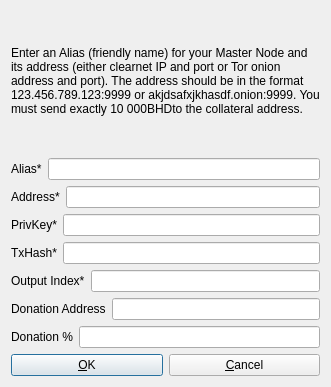
<?xml version="1.0" encoding="UTF-8"?>
<ui version="4.0">
 <class>AddEditAdrenalineNode</class>
 <widget class="QDialog" name="AddEditAdrenalineNode">
  <property name="geometry">
   <rect>
    <x>0</x>
    <y>0</y>
    <width>331</width>
    <height>387</height>
   </rect>
  </property>
  <property name="windowTitle">
   <string>Add/Edit Bithold Node</string>
  </property>
  <property name="modal">
   <bool>true</bool>
  </property>
  <layout class="QVBoxLayout" name="verticalLayout">
   <item>
    <widget class="QLabel" name="label_9">
     <property name="sizePolicy">
      <sizepolicy hsizetype="Preferred" vsizetype="Expanding">
       <horstretch>0</horstretch>
       <verstretch>0</verstretch>
      </sizepolicy>
     </property>
     <property name="text">
      <string>&lt;html&gt;&lt;head/&gt;&lt;body&gt;&lt;p&gt;Enter an Alias (friendly name) for your Master Node and its address (either clearnet IP and port or Tor onion address and port). The address should be in the format 123.456.789.123:9999 or akjdsafxjkhasdf.onion:9999. You must send exactly 10 000BHDto the collateral address.&lt;/p&gt;&lt;/body&gt;&lt;/html&gt;</string>
     </property>
     <property name="wordWrap">
      <bool>true</bool>
     </property>
    </widget>
   </item>
   <item>
    <layout class="QHBoxLayout" name="horizontalLayout_4">
     <property name="bottomMargin">
      <number>0</number>
     </property>
     <item>
      <widget class="QLabel" name="label_4">
       <property name="text">
        <string>Alias*</string>
       </property>
      </widget>
     </item>
     <item>
      <widget class="QLineEdit" name="aliasLineEdit"/>
     </item>
    </layout>
   </item>
   <item>
    <layout class="QHBoxLayout" name="horizontalLayout_5">
     <property name="bottomMargin">
      <number>0</number>
     </property>
     <item>
      <widget class="QLabel" name="label_6">
       <property name="text">
        <string>Address*</string>
       </property>
      </widget>
     </item>
     <item>
      <widget class="QLineEdit" name="addressLineEdit"/>
     </item>
    </layout>
   </item>
   <item>
    <layout class="QHBoxLayout" name="horizontalLayout_3">
     <property name="bottomMargin">
      <number>0</number>
     </property>
     <item>
      <widget class="QLabel" name="label_5">
       <property name="text">
        <string>PrivKey*</string>
       </property>
      </widget>
     </item>
     <item>
      <widget class="QLineEdit" name="privkeyLineEdit"/>
     </item>
    </layout>
   </item>
   <item>
    <layout class="QHBoxLayout" name="horizontalLayout_2">
     <property name="bottomMargin">
      <number>0</number>
     </property>
     <item>
      <widget class="QLabel" name="label_2">
       <property name="text">
        <string>TxHash*</string>
       </property>
      </widget>
     </item>
     <item>
      <widget class="QLineEdit" name="txhashLineEdit"/>
     </item>
    </layout>
   </item>
   <item>
    <layout class="QHBoxLayout" name="horizontalLayout_8">
     <property name="bottomMargin">
      <number>0</number>
     </property>
     <item>
      <widget class="QLabel" name="label_8">
       <property name="text">
        <string>Output Index*</string>
       </property>
      </widget>
     </item>
     <item>
      <widget class="QLineEdit" name="outputindexLineEdit"/>
     </item>
    </layout>
   </item>
   <item>
    <layout class="QHBoxLayout" name="horizontalLayout_6">
     <property name="bottomMargin">
      <number>0</number>
     </property>
     <item>
      <widget class="QLabel" name="label_3">
       <property name="text">
        <string>Donation Address</string>
       </property>
      </widget>
     </item> 
     <item>
      <widget class="QLineEdit" name="donationaddressLineEdit"/>
     </item>
    </layout>
   </item>
   <item>
    <layout class="QHBoxLayout" name="horizontalLayout_7">
     <property name="bottomMargin">
      <number>0</number>
     </property>
     <item>
      <widget class="QLabel" name="label_7">
       <property name="text">
        <string>Donation %</string>
       </property>
      </widget>
     </item>
     <item>
      <widget class="QLineEdit" name="donationpercentageLineEdit"/>
     </item>
    </layout>
   </item>
   <item>
    <layout class="QHBoxLayout" name="horizontalLayout_Buttons">
     <item>
      <widget class="QPushButton" name="okButton">
       <property name="text">
        <string>&amp;OK</string>
       </property>
      </widget>
     </item>
     <item>
      <widget class="QPushButton" name="cancelButton">
       <property name="text">
        <string>&amp;Cancel</string>
       </property>
       <property name="autoDefault">
        <bool>false</bool>
       </property>
      </widget>
     </item>
    </layout>
   </item>
  </layout>
 </widget>
 <resources/>
 <connections/>
</ui>
